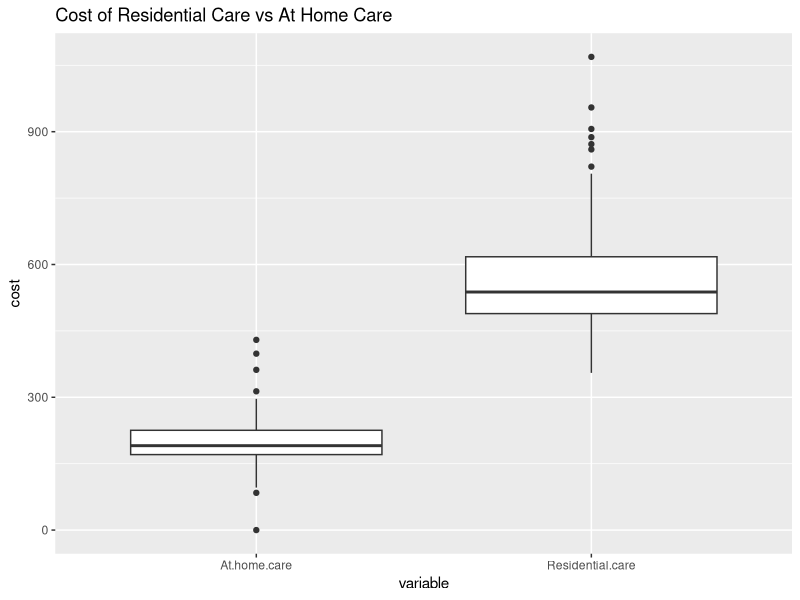
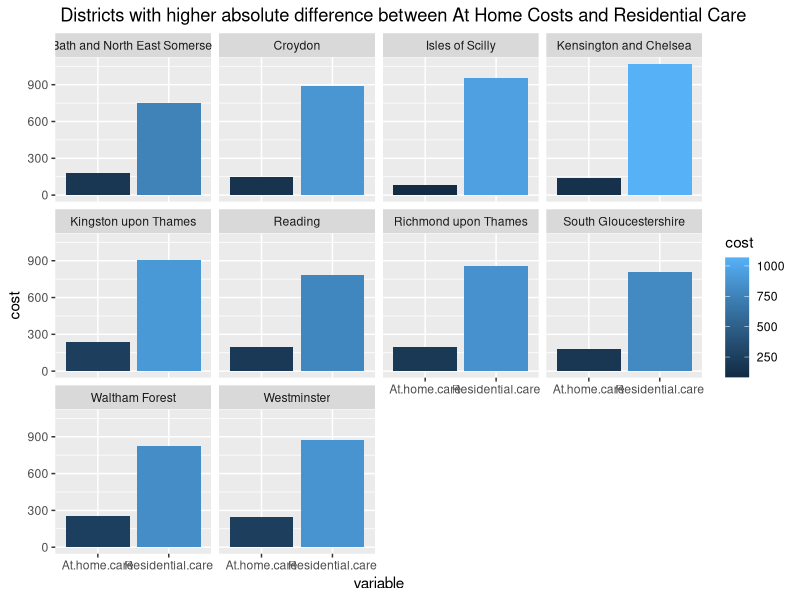
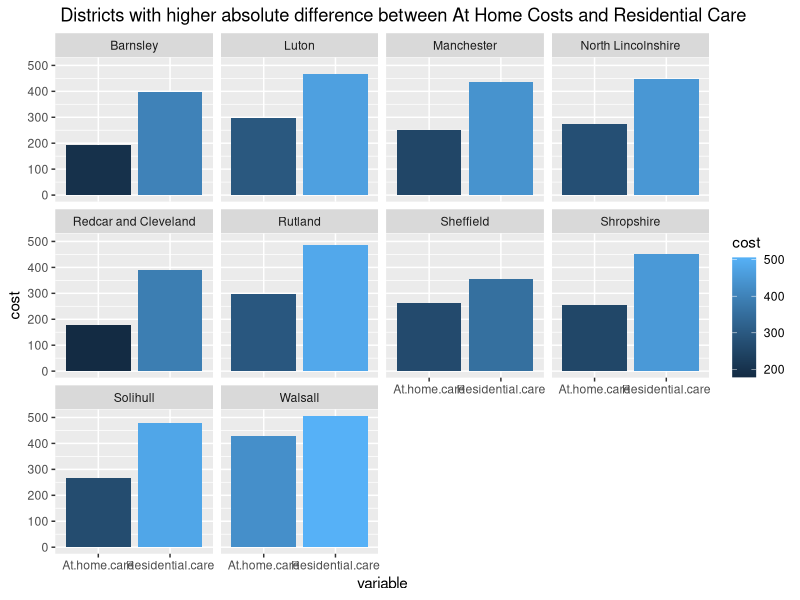

Recreate these plots in R, in order.
library(ggplot2)
library(tidyr)
library(dplyr)

care.costs = read.delim("care_costs_by_district.csv", sep=",")
pdf("care_costs.pdf")

# plot comparison residential vs at home cost
care.costs %>% gather(variable, cost, -District, -Postcode) %>% group_by(variable) %>% ggplot(aes(x=variable, y= cost)) + geom_boxplot() + ggtitle("Cost of Residential Care vs At Home Care")

## plot comparison of residential vs at home by the first three letters of postcode
#care.costs %>% gather(variable, cost, -District, -Postcode) %>% separate(Postcode, into=c("postcode1", "postcode2"), sep=" ") %>% group_by(variable) %>% ggplot(aes(x=variable, y= cost)) + geom_boxplot() + ggtitle("Cost of Residential Care vs At Home Care") + facet_wrap(~postcode1)

# Top 10 district with higher difference
 care.costs %>% mutate(difference = Residential.care - At.home.care) %>% arrange(desc(abs(difference))) %>% head(10) %>% gather(variable, cost, -District, -difference, -Postcode) %>% group_by(variable) %>% ggplot(aes(x=variable, y=cost, fill=cost)) + geom_bar(stat='identity') + ggtitle(" Districts with higher absolute difference between At Home Costs and Residential Care") + facet_wrap(~District)
 care.costs %>% mutate(difference = Residential.care - At.home.care) %>% arrange(abs(difference)) %>% head(10) %>% gather(variable, cost, -District, -difference, -Postcode) %>% group_by(variable) %>% ggplot(aes(x=variable, y=cost, fill=cost)) + geom_bar(stat='identity') + ggtitle(" Districts with higher absolute difference between At Home Costs and Residential Care") + facet_wrap(~District)

dev.off()

